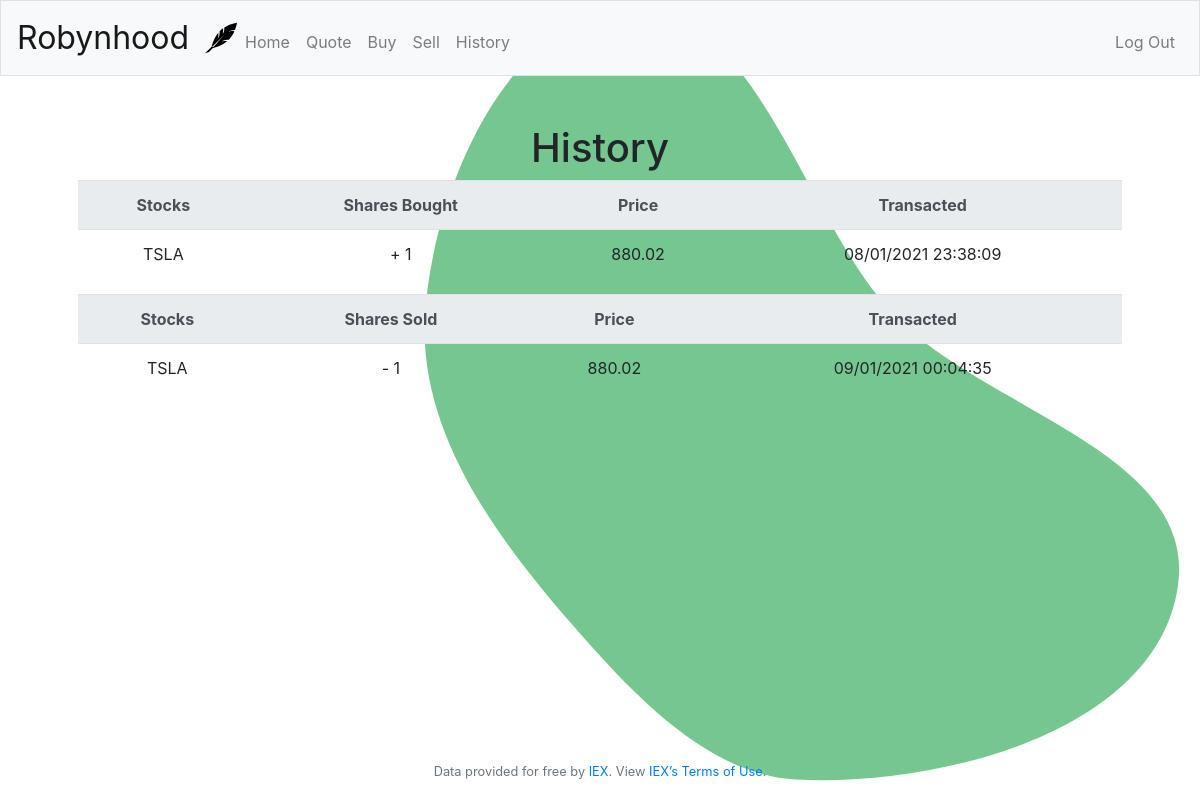
The page /history (signed in) on the database its author committed.
### application.py (models this page shows, shortened)
class Bought(db.Model):
    id = db.Column(db.Integer, primary_key=True)
    buyer_id = db.Column(db.Integer)
    time = db.Column(db.String)
    symbol = db.Column(db.String(5))
    shares_bought = db.Column(db.Integer)
    price_bought = db.Column(db.Float)

class Sold(db.Model):
    id = db.Column(db.Integer, primary_key=True)
    seller_id = db.Column(db.Integer)
    time = db.Column(db.String)
    symbol = db.Column(db.String(5))
    shares_sold = db.Column(db.Integer)
    price_sold = db.Column(db.Float)

### application.py (the view)
@app.route("/history")
@login_required
def history():
    user = session["user_id"]
    bought_list = Bought.query.filter_by(buyer_id = user).all()
    print("bought_list:", bought_list)
    if bought_list == []:
        return render_template("history.html", bought_list_length = 0, bought_list = [], sold_list_length = 0, sold_list = [])
    else:
        sold_list = Sold.query.filter_by(seller_id = user).all()
        print("sold_list:", sold_list)
        bought_list_length = len(bought_list)
        sold_list_length = len(sold_list)
        return render_template("history.html", bought_list = bought_list, sold_list = sold_list, bought_list_length = bought_list_length, sold_list_length = sold_list_length)

### application.py (called while the page is built)
@app.after_request
def after_request(response):
    response.headers["Cache-Control"] = "no-cache, no-store, must-revalidate"
    response.headers["Expires"] = 0
    response.headers["Pragma"] = "no-cache"
    return response

### helpers.py (called while the page is built)
def login_required(f):
    @wraps(f)
    def decorated_function(*args, **kwargs):
        if session.get("user_id") is None:
            return redirect("/login")
        return f(*args, **kwargs)
    return decorated_function

### templates/history.html (shortened to what this page needs)
{% extends "layout.html" %}
{% block main %}
    <img src="../static/images/history.svg" class="background">
    <h1>History</h1>
    <table class="table table-hover">
        <tr class="thead-light">
            <th scope="col">Stocks</th>
            <th scope="col">Shares Bought</th>
            <th scope="col">Price</th>
            <th scope="col">Transacted</th>
        </tr>
        {% for i in range(bought_list_length) %}
        <tr>
            <td>{{ bought_list[i].symbol }}</td>
            <td> + {{ bought_list[i].shares_bought }}</td>
            <td>{{ bought_list[i].price_bought }}</td>
            <td>{{ bought_list[i].time }}</td>
        </tr>
        {% endfor %}
    <table class="table table-hover">
        <tr class="thead-light">
            <th scope="col">Stocks</th>
            <th scope="col">Shares Sold</th>
            <th scope="col">Price</th>
            <th scope="col">Transacted</th>
        </tr>
        {% for i in range(sold_list_length) %}
        <tr>
            <td>{{ sold_list[i].symbol }}</td>
            <td> - {{ sold_list[i].shares_sold }}</td>
            <td>{{ sold_list[i].price_sold }}</td>
            <td>{{ sold_list[i].time }}</td>
        </tr>
        {% endfor %}
    </table>
{% endblock %}

### static/styles.css (style rules this page uses)
main img { max-width: 100%; }
.background { position: absolute; z-index: -10; top: 0; right: 0; }

### rows shown on the page
Bought: symbol "TSLA", shares_bought "1", price_bought "880.02", time "08/01/2021 23:38:09"
Sold: symbol "TSLA", shares_sold "1", price_sold "880.02", time "09/01/2021 00:04:35"
